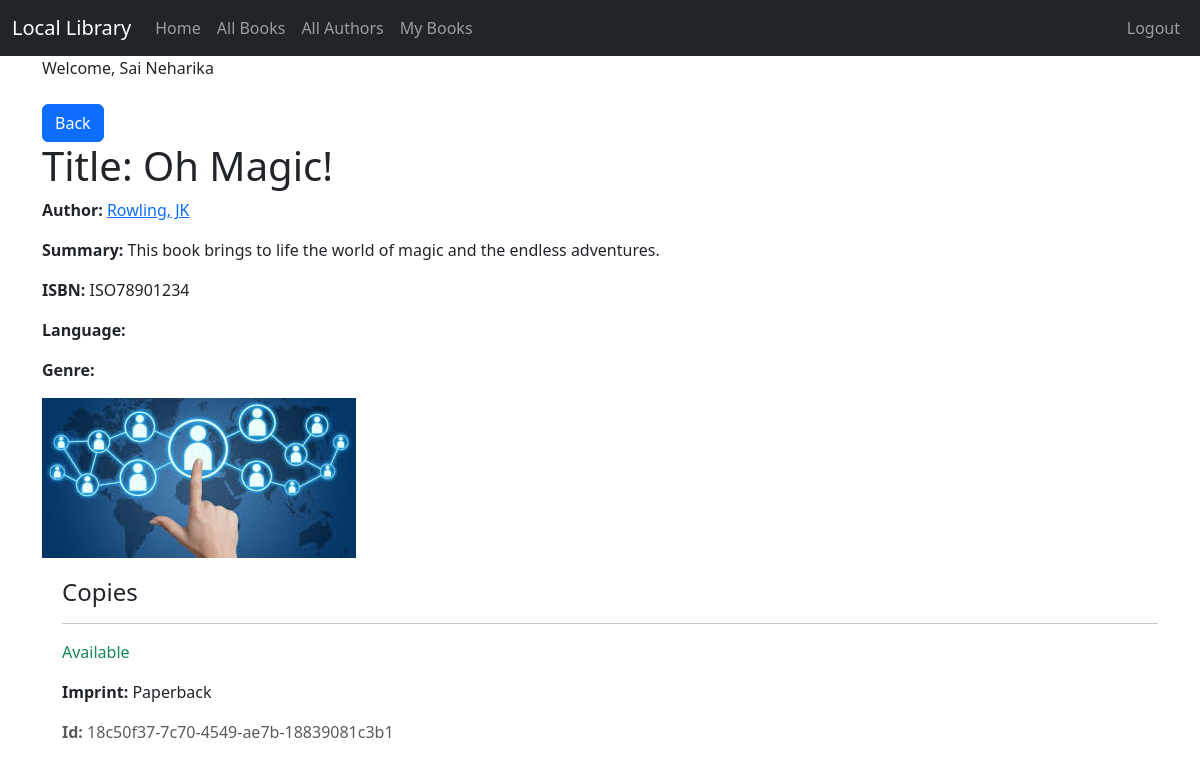
The app's page /book_detail/3 (signed in) with its own data.
### catalog/models.py (models this page shows, shortened)
class Book(models.Model):
    title = models.CharField(max_length=200)
    author = models.ForeignKey('Author', on_delete=models.RESTRICT, null=True)
    summary = models.TextField(max_length=1000, help_text='Enter a brief description of the book')
    isbn = models.CharField('ISBN', max_length=13, unique=True,
                            help_text='13 Character <a href="https://www.isbn-international.org / content / what - isbn">'
                                      'ISBN number</a>')
    genre = models.ManyToManyField(Genre, help_text='Select a genre for this book')
    book_image = models.ImageField(upload_to='images/', null=True, blank=True)

class Author(models.Model):
    first_name = models.CharField(max_length=100)
    last_name = models.CharField(max_length=100)
    date_of_birth = models.DateField(null=True, blank=True)
    date_of_death = models.DateField('Died', null=True, blank=True)
    author_image = models.ImageField(upload_to='images/', null=True, blank=True)
    class Meta:
        ordering = ['last_name', 'first_name']
    def __str__(self):
        return f'{self.last_name}, {self.first_name}'

class BookInstance(models.Model):
    id = models.UUIDField(primary_key=True, default=uuid.uuid4,
                          help_text='Unique ID for this particular book across whole library')
    book = models.ForeignKey('Book', on_delete=models.RESTRICT, null=True)
    imprint = models.CharField(max_length=200)
    due_back = models.DateField(null=True, blank=True)
    LOAN_STATUS = (
        ('m', 'Maintenance'), ('o', 'On loan'), ('a', 'Available'), ('r', 'Reserved'),
    )
    status = models.CharField(
        max_length=1,
        choices=LOAN_STATUS,
        blank=True,
        default='m',
        help_text='Book availability',
    )
    borrower = models.ForeignKey(User,on_delete=models.SET_NULL, null=True, blank=True)
    class Meta:
        ordering = ['due_back']

### catalog/views.py (the view)
# urls.py: path('book_detail/<int:pk>', views.BookDetailView.as_view(), name='book_detail'),
class BookDetailView(LoginRequiredMixin, generic.DetailView):
    model = Book

### catalog/templates/catalog/book_detail.html (shortened to what this page needs)
{% extends "catalog/base.html" %}
{% block content %}
    <a href="{% url 'book_list' %}" class="btn btn-primary" >Back </a>
  <h1>Title: {{ book.title }}</h1>
  <p><strong>Author:</strong> <a href="">{{ book.author }}</a></p>
  <p><strong>Summary:</strong> {{ book.summary }}</p>
  <p><strong>ISBN:</strong> {{ book.isbn }}</p>
  <p><strong>Language:</strong> {{ book.language }}</p>
  <p><strong>Genre:</strong> {{ book.genre.all|join:", " }}</p>
    <div>
        {% if book.book_image %}
            <img src="{{ book.book_image.url }}">
        {% endif %}
    </div>
  <div style="margin-left:20px;margin-top:20px">
    <h4>Copies</h4>
    {% for copy in book.bookinstance_set.all %}
      <hr>
      <p class="{% if copy.status == 'a' %}
        text-success{% elif copy.status == 'm' %}
        text-danger{% else %}text-warning{% endif %}">
        {{ copy.get_status_display }}
      </p>
      <p><strong>Imprint:</strong> {{ copy.imprint }}</p>
      <p class="text-muted"><strong>Id:</strong> {{ copy.id }}</p>
    {% endfor %}
  </div>
{% endblock %}

### catalog/templates/catalog/base.html (shortened to what this page needs)
{% load static %}
<!doctype html>
<html lang="en">
<head>
    <link href="https://cdn.jsdelivr.net/npm/bootstrap@5.3.0-alpha1/dist/css/bootstrap.min.css"
          rel="stylesheet"
>
</head>
<body>
<nav class="navbar navbar-expand-lg navbar-dark bg-dark">
    <div class="container-fluid">
        <a class="navbar-brand" href="{% url 'index' %}">Local Library</a>
        <div class="collapse navbar-collapse" id="navbarSupportedContent">
            <ul class="navbar-nav me-auto mb-2 mb-lg-0">
                <li class="nav-item">
                    <a class="nav-link" href="{% url 'index' %}">Home</a>
                </li>
                <li class="nav-item">
                    <a class="nav-link" href="{% url 'book_list' %}">All Books</a>
                </li>
                <li class="nav-item">
                    <a class="nav-link" href="{% url 'author_list' %}">All Authors</a>
                </li>
                {% if user.is_authenticated %}
                    <li><a class="nav-link" href="{% url 'my_books' %}">My Books</a></li>
                {% endif %}
            </ul>
        </div>
    <ul class="nav navbar-nav ml-auto">
        {% if user.is_authenticated %}
            <li><a class="nav-link" href="{% url 'logout' %}">
                Logout</a>
            </li>
        {% endif %}
    </ul>
    </div>
</nav>
<div class="container">
    {% if user.is_authenticated %}
        Welcome, {{ user.first_name }} {{ user.last_name }}
    {% endif %}
</div>
<div class="container">
    <br/>
    {% block content %}
    {% endblock %}
</div>
</body>
</html>

### records on screen
Book: title "Oh Magic!", author "Rowling, JK", summary "This book brings to life the world of magic and the endless adventures.", isbn "ISO78901234", book_image (picture)
BookInstance: status "Available", imprint "Paperback", id "18c50f37-7c70-4549-ae7b-18839081c3b1"

### other values on screen
{{ user.first_name }} "Sai"
{{ user.last_name }} "Neharika"
